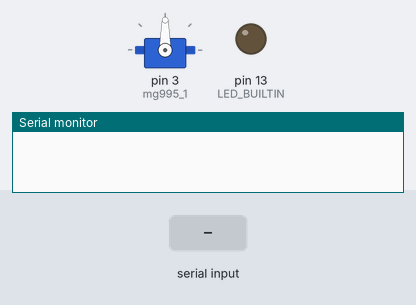
Bench run of a sketch on a simulated Arduino Uno, built with avr-gcc and run on an emulated ATmega328P. On the bench: servo, output pins drawn as LEDs (lit = HIGH), the last lines printed to the serial monitor. Inputs (shaded band) come from the test bench.

Above: at 1.2 s.
1.3 s: "handshake" received over Serial
At 2.2 s:
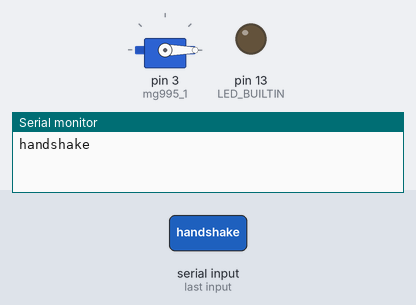
At 2.7 s:
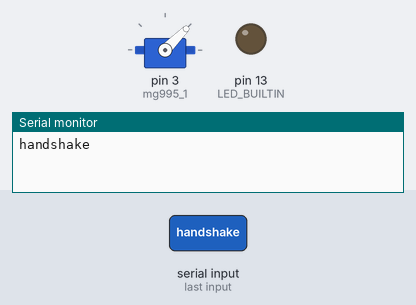
Timing chart, 0 to 4.3 s (numbered marks = the images above; inputs shaded):
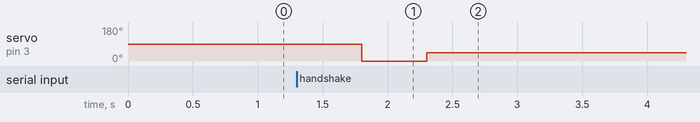

The sketch:

armController.ino
```cpp
#include <Servo.h>

/* Define global variables */
char command[50] = "";
const char* handshake ="handshake";
char tampon;
/* Define our servos */
Servo mg995_1; /* Define our servos */
Servo mg995_2;
Servo sg90;


/* Define the shake hand function */
void shake_hand() {
  //sg90.write(0);
  mg995_1.write(0);
  //mg995_2.write(0);
  delay(500);
  //sg90.write(90);
  mg995_1.write(45);
  //te(90);
  delay(500);
  memset(command, '\0', 50);
}


/* Setup the system */
void setup() {
  Serial.begin(9600);
  //sg90.attach(2);
  mg995_1.attach(3);
  //mg995_2.attach(4);
  pinMode(LED_BUILTIN, OUTPUT);
}


void loop() {
  /* Keep the interresting letters from the serial */
  if(0 < Serial.available()){
   int i=0;
    memset(command, '\0', 50);
    while(Serial.available() > 0){
      tampon = Serial.read();
      if(tampon!=13&&tampon!=10){
        command[i] = tampon;
        i++;
      }
    }

  }
  //WARNING: this delay is compulsory for the next test
  delay(300);
  /* Treating the data received from the Serial */
  if(!strcmp(command,"handshake")){
    Serial.println(command);
    shake_hand();
  }

}
```

Measured:
- after the input at 1.3 s, servo on pin 3 (mg995_1): 90° → 0° after 0.50 s, → 45° 0.50 s later
